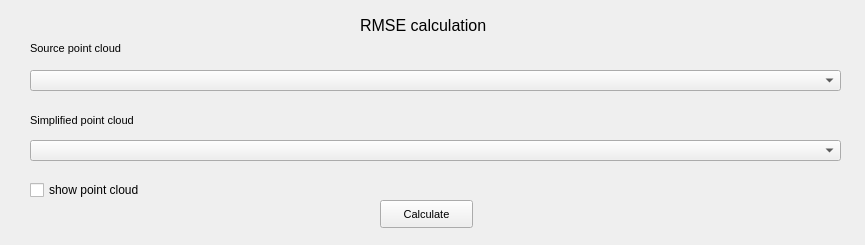
<?xml version="1.0" encoding="UTF-8"?>
<ui version="4.0">
 <class>RMSE</class>
 <widget class="QWidget" name="RMSE">
  <property name="geometry">
   <rect>
    <x>0</x>
    <y>0</y>
    <width>865</width>
    <height>245</height>
   </rect>
  </property>
  <property name="windowTitle">
   <string>Form</string>
  </property>
  <widget class="QComboBox" name="comboBox">
   <property name="geometry">
    <rect>
     <x>30</x>
     <y>70</y>
     <width>811</width>
     <height>21</height>
    </rect>
   </property>
   <property name="font">
    <font>
     <pointsize>8</pointsize>
    </font>
   </property>
  </widget>
  <widget class="QComboBox" name="comboBox_2">
   <property name="geometry">
    <rect>
     <x>30</x>
     <y>140</y>
     <width>811</width>
     <height>21</height>
    </rect>
   </property>
   <property name="font">
    <font>
     <pointsize>8</pointsize>
    </font>
   </property>
  </widget>
  <widget class="QPushButton" name="pushButton">
   <property name="geometry">
    <rect>
     <x>380</x>
     <y>200</y>
     <width>93</width>
     <height>28</height>
    </rect>
   </property>
   <property name="font">
    <font>
     <pointsize>8</pointsize>
    </font>
   </property>
   <property name="text">
    <string>Calculate</string>
   </property>
  </widget>
  <widget class="QLabel" name="label">
   <property name="geometry">
    <rect>
     <x>360</x>
     <y>10</y>
     <width>151</width>
     <height>31</height>
    </rect>
   </property>
   <property name="font">
    <font>
     <pointsize>12</pointsize>
    </font>
   </property>
   <property name="text">
    <string>RMSE calculation</string>
   </property>
  </widget>
  <widget class="QLabel" name="label_2">
   <property name="geometry">
    <rect>
     <x>30</x>
     <y>40</y>
     <width>141</width>
     <height>16</height>
    </rect>
   </property>
   <property name="font">
    <font>
     <pointsize>8</pointsize>
    </font>
   </property>
   <property name="text">
    <string>Source point cloud</string>
   </property>
  </widget>
  <widget class="QLabel" name="label_3">
   <property name="geometry">
    <rect>
     <x>30</x>
     <y>100</y>
     <width>191</width>
     <height>41</height>
    </rect>
   </property>
   <property name="font">
    <font>
     <pointsize>8</pointsize>
    </font>
   </property>
   <property name="text">
    <string>Simplified point cloud</string>
   </property>
  </widget>
  <widget class="QCheckBox" name="checkBox">
   <property name="geometry">
    <rect>
     <x>30</x>
     <y>180</y>
     <width>131</width>
     <height>20</height>
    </rect>
   </property>
   <property name="text">
    <string>show point cloud</string>
   </property>
  </widget>
 </widget>
 <resources/>
 <connections/>
</ui>
